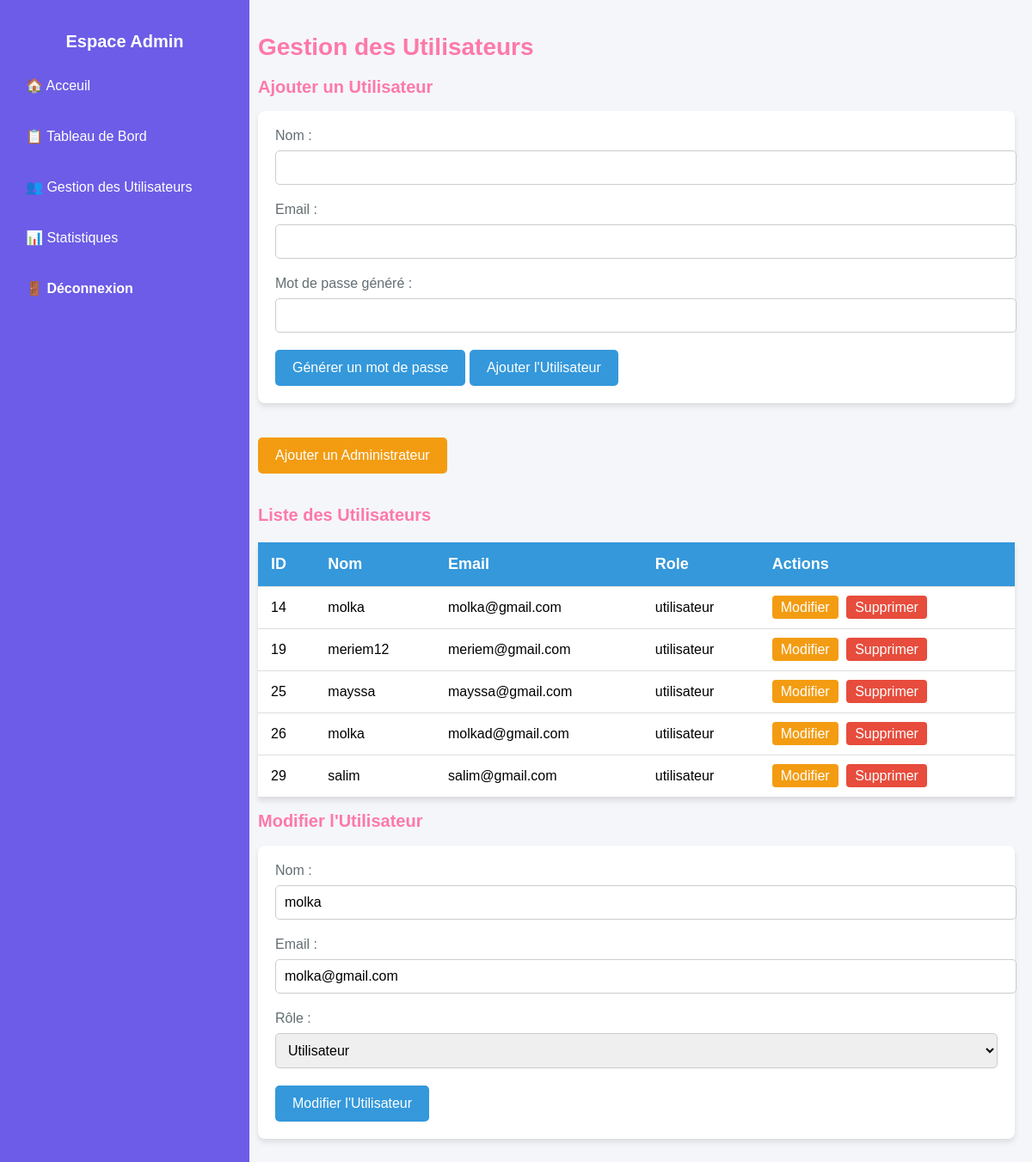
The app's page /gestion-utilisateur.php?action=edit&id=14 (signed in) with its own data.
### tables this page shows
CREATE TABLE `utilisateur` (
  `id` int(11) NOT NULL,
  `nom` varchar(100) NOT NULL,
  `email` varchar(100) NOT NULL,
  `mdp` varchar(255) NOT NULL,
  `role` enum('admin','utilisateur') NOT NULL,
  `date_creation` timestamp NOT NULL DEFAULT current_timestamp()
);

### gestion-utilisateur.php (the view, shortened to what this page needs)
<?php
    require("connexion.php");
    try {
        $pdo = new PDO("mysql:host=$host;dbname=$dbname;charset=utf8", $username, $password);
        $pdo->setAttribute(PDO::ATTR_ERRMODE, PDO::ERRMODE_EXCEPTION);
    } catch (PDOException $e) {
        die('Échec de la connexion : ' . $e->getMessage());
    }
    if (isset($_GET['action']) && $_GET['action'] == 'edit' && isset($_GET['id'])) {
        $id = $_GET['id'];
        $sql = "SELECT * FROM utilisateur WHERE id = ?";
        $stmt = $pdo->prepare($sql);
        $stmt->execute([$id]);
        $user_to_edit = $stmt->fetch(PDO::FETCH_ASSOC);
    }
    $sql_users = "SELECT id, nom, email, role FROM utilisateur WHERE role != 'admin'";
    $users = $pdo->query($sql_users)->fetchAll(PDO::FETCH_ASSOC);
?>
<!DOCTYPE html>
<html lang="fr">
<head>
</head>
<body>
    <nav class="sidebar">
        <h2>Espace Admin</h2>
        <ul>
            <li><a href="index.php">🏠 Acceuil</a></li>
            <li><a href="admin.php">📋 Tableau de Bord</a></li>
            <li><a href="gestion-utilisateur.php">👥 Gestion des Utilisateurs</a></li>
            <li><a href="stat.php">📊 Statistiques</a></li>
            <li><a href="logout.php" class="logout">🚪 Déconnexion</a></li>
        </ul>
    </nav>
    <main class="content">
        <h1>Gestion des Utilisateurs</h1>
        <section class="user-management">
            <h2>Ajouter un Utilisateur</h2>
            <form action="gestion-utilisateur.php" method="POST">
                <label for="nom">Nom :</label>
                <input type="text" id="nom" name="nom" required>
                <label for="email">Email :</label>
                <input type="email" id="email" name="email" required>
                <label for="motdepasse">Mot de passe généré :</label>
                <input type="text" id="motdepasse" name="motdepasse" readonly required>
                <button type="button" onclick="genererMotDePasse()">Générer un mot de passe</button>
                <button type="submit" name="ajouter_utilisateur">Ajouter l'Utilisateur</button>
            </form>
        </section>
        <section class="user-management">
            <button id="toggleAdminForm">Ajouter un Administrateur</button>
        </section>
        <section class="user-management">
            <h2>Liste des Utilisateurs</h2>
            <table>
                <thead>
                    <tr>
                        <th>ID</th>
                        <th>Nom</th>
                        <th>Email</th>
                        <th>Role</th>
                        <th>Actions</th>
                    </tr>
                </thead>
                <tbody>
                    <?php foreach ($users as $user): ?>
                        <tr>
                            <td><?php echo $user['id']; ?></td>
                            <td><?php echo htmlspecialchars($user['nom']); ?></td>
                            <td><?php echo htmlspecialchars($user['email']); ?></td>
                            <td><?php echo $user['role']; ?></td>
                            <td>
                                <a href="gestion-utilisateur.php?action=edit&id=<?php echo $user['id']; ?>" class="edit">Modifier</a>
                                <a href="gestion-utilisateur.php?action=delete&id=<?php echo $user['id']; ?>" class="delete" onclick="return confirm('Êtes-vous sûr de vouloir supprimer cet utilisateur ?');">Supprimer</a>
                            </td>
                        </tr>
                    <?php endforeach; ?>
                </tbody>
            </table>
        </section>
        <?php if (isset($_GET['action']) && $_GET['action'] == 'edit' && isset($user_to_edit)): ?>
            <section class="user-management">
                <h2>Modifier l'Utilisateur</h2>
                <form action="gestion-utilisateur.php?action=edit&id=<?php echo $user_to_edit['id']; ?>" method="POST">
                    <label for="edit_nom">Nom :</label>
                    <input type="text" id="edit_nom" name="nom" value="<?php echo htmlspecialchars($user_to_edit['nom']); ?>" required>
                    <label for="edit_email">Email :</label>
                    <input type="email" id="edit_email" name="email" value="<?php echo htmlspecialchars($user_to_edit['email']); ?>" required>
                    <label for="edit_role">Rôle :</label>
                    <select name="role" id="edit_role" required>
                        <option value="utilisateur" <?php echo $user_to_edit['role'] == 'utilisateur' ? 'selected' : ''; ?>>Utilisateur</option>
                    </select>
                    <button type="submit" name="modifier_utilisateur">Modifier l'Utilisateur</button>
                </form>
            </section>
        <?php endif; ?>
    </main>
</body>
</html>

### gestion-utilisateur.php (style rules this page uses)
:root { --primary-color: #fd79a8; --secondary-color: #a29bfe; --accent-color: #6c5ce7; --background-color: #f5f6fa; --card-color: #ffffff; --text-color: #2d3436; --light-text: #636e72; --success-color: #2ecc71; --warning-color: #f39c12; --danger-color: #e74c3c; --info-color: #3498db; --info-dark: #2980b9; --hover-color: #ecf0f1; }
body { font-family: Arial, sans-serif; margin: 0; padding: 0; display: flex; background-color: var(--background-color); }
.sidebar { width: 250px; background: var(--accent-color); color: white; padding: 20px; position: fixed; height: 100%; }
.sidebar h2 { text-align: center; margin-bottom: 20px; color: white; }
.sidebar ul { list-style: none; padding: 0; }
.sidebar ul li { margin: 20px 0; }
.sidebar ul li a { color: white; text-decoration: none; display: block; padding: 10px; transition: 0.3s; }
.logout { color: var(--danger-color); font-weight: bold; }
main { margin-left: 280px; padding: 20px; flex-grow: 1; }
h2 { font-size: 20px; color: var(--primary-color); }
h1 { font-size: 28px; color: var(--primary-color); }
form { background-color: var(--card-color); padding: 20px; border-radius: 8px; box-shadow: 0 4px 6px rgba(0, 0, 0, 0.1); margin-bottom: 40px; }
form label { display: block; font-size: 16px; margin-bottom: 8px; color: var(--light-text); }
form input, form select { width: 100%; padding: 10px; margin-bottom: 20px; border: 1px solid #ccc; border-radius: 5px; font-size: 16px; }
form button { background-color: var(--info-color); color: white; padding: 12px 20px; border: none; border-radius: 5px; cursor: pointer; font-size: 16px; }
table { width: 100%; border-collapse: collapse; margin-top: 20px; background-color: var(--card-color); box-shadow: 0 4px 6px rgba(0, 0, 0, 0.1); }
table th, table td { padding: 15px; text-align: left; border-bottom: 1px solid #ddd; }
table th { background-color: var(--info-color); color: white; font-size: 18px; }
table td a { color: white; text-decoration: none; padding: 5px 10px; border-radius: 4px; margin-right: 5px; }
table td a.edit { background-color: var(--warning-color); }
table td a.delete { background-color: var(--danger-color); }
#toggleAdminForm { background-color: var(--warning-color); color: white; padding: 12px 20px; border: none; border-radius: 5px; cursor: pointer; font-size: 16px; margin-bottom: 20px; }

### records on screen
utilisateur: id "14", nom "molka", email "molka@gmail.com", role "utilisateur", role "Utilisateur"
utilisateur: id "19", nom "meriem12", email "meriem@gmail.com", role "utilisateur"
utilisateur: id "25", nom "mayssa", email "mayssa@gmail.com", role "utilisateur"
utilisateur: id "26", nom "molka", email "molkad@gmail.com", role "utilisateur"
utilisateur: id "29", nom "salim", email "salim@gmail.com", role "utilisateur"
